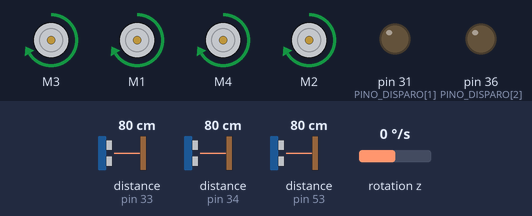
A sketch run on a simulated Arduino Mega 2560, built with avr-gcc and run on an emulated ATmega2560. Shown: 4 × DC motor (green arrow = forward, orange = backward, longer = faster), output pins drawn as LEDs (lit = HIGH). Wiring (inferred from the names in the program): ultrasonic range finder: trigger pin 49; echo pin 53. Inputs (shaded band) come from the test bench; at power-on: distance to the obstacle (sensors on pin 53, pin 33, pin 34) 80 cm, rotation z 0 °/s. The echo pulse lasts 58.3 µs per cm; random numbers use the default seed unless the sketch sets one; pins used as bus, display or sensor lines are not drawn.

Above: at 4.9 s.
5.0 s: distance to the obstacle (sensor on pin 53) set to 27 cm
6.5 s: distance to the obstacle (sensor on pin 53) set to 24 cm
At 6.86 s:
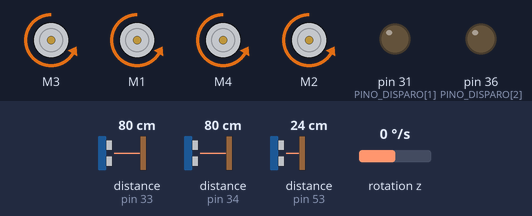
At 7.6 s:
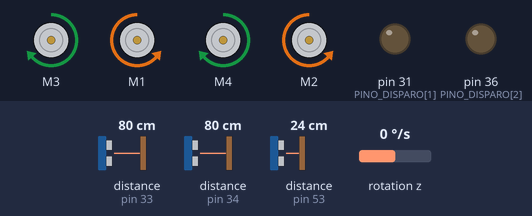
8.7 s: distance to the obstacle (sensor on pin 53) set to 35 cm
At 10.81 s:
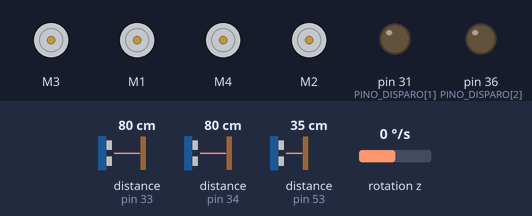
11.7 s: distance to the obstacle (sensor on pin 53) set to 2 cm
At 12.7 s:
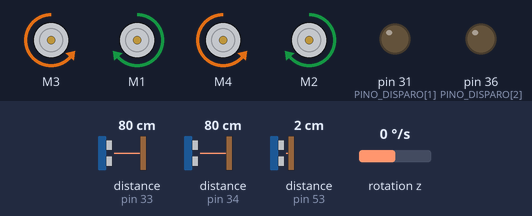
13.9 s: rotation z set to -192 °/s
16.9 s: rotation z set to -100 °/s
Timing chart, 0 to 20.9 s (numbered marks = the images above; inputs shaded):
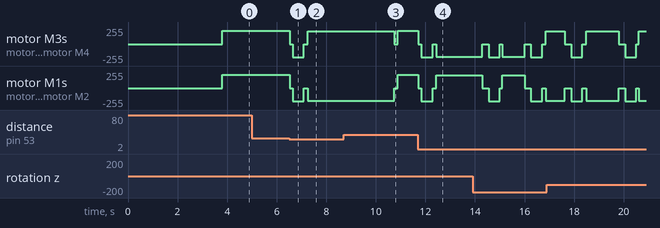

Measured:
- the behaviour switches between 26 and 25 cm on distance to the obstacle (sensor on pin 53) (found by bisection; images 0 and 1)
- after the input at 5.0 s, every drawn part: stays the same
- after the input at 6.5 s, motor M3, motor M4: forward 200/255 → stopped at once, → backward 200/255 0.12 s later, → stopped 0.45 s later, → forward 190/255 0.16 s later; motor M1, motor M2: forward 200/255 → stopped at once, → backward 200/255 0.12 s later, → stopped 0.45 s later, → backward 190/255 0.16 s later
- after the input at 11.7 s, motor M3, motor M4: forward 200/255 → stopped at once, → backward 200/255 0.12 s later, → stopped 0.45 s later, → backward 190/255 0.16 s later; motor M1, motor M2: forward 200/255 → stopped at once, → backward 200/255 0.12 s later, → stopped 0.45 s later, → forward 190/255 0.16 s later

The sketch:

AspiradorAutonomo.ino
```cpp
/*
 * AspiradorAutonomo.ino
 *
 * Robô aspirador autônomo no modo "vai e bate" (bump-and-go).
 * Anda em linha reta; ao encontrar obstáculo (ou queda, se houver
 * sensor), para, recua, escolhe um lado e gira por um ângulo medido
 * pelo giroscópio. Funciona sozinho: sem app, sem Bluetooth, sem Wi-Fi.
 *
 * Placa:      Arduino Mega 2560 + shield de motores (4 motores DC)
 * Sensores:   3 x HC-SR04 (frente, esquerda, direita) e 1 x MPU-6050
 * Bibliotecas: AFMotor_R4 (ou AFMotor), MPU6050 e Wire
 *
 *
 */

#include <Wire.h>
#include <AFMotor_R4.h>   // se a sua biblioteca for a AFMotor.h, troque aqui
#include <MPU6050.h>

// =====================================================================
//  AJUSTES (mexa aqui para calibrar o comportamento do robô)
// =====================================================================
const bool          MODO_DEPURACAO         = false;  // true: mostra dados no USB
const uint8_t       POTENCIA_ANDAR         = 200;    // 0 a 255
const uint8_t       POTENCIA_GIRO          = 190;    // 0 a 255
const float         LIMITE_OBSTACULO_CM    = 25.0;   // distância para reagir
const unsigned long TEMPO_RE_MS            = 450;    // quanto recua
const int           GIRO_MINIMO_GRAUS      = 80;     // sorteio do ângulo
const int           GIRO_MAXIMO_GRAUS      = 140;
const float         ANTECIPACAO_GRAUS      = 8.0;    // para antes (inércia)
const unsigned long LIMITE_TEMPO_GIRO_MS   = 3500;   // segurança do giro
const bool          INVERTER_SENTIDO_GIRO  = false;  // true se o ângulo sair negativo
const bool          M1_M2_NO_LADO_DIREITO  = true;   // veja a nota abaixo
const unsigned long JANELA_PRESO_MS        = 2500;   // detecção de "preso"
const uint8_t       BLOQUEIOS_PARA_RETORNO = 3;      // 3 batidas seguidas: meia-volta

// Sensor de queda (infravermelho reflexivo) - opcional
const bool          SENSOR_QUEDA_ATIVO     = false;
const uint8_t       PINO_QUEDA             = A0;
const uint8_t       NIVEL_DE_QUEDA         = HIGH;   // leitura que significa "sem chão"

// Motor de sucção (via transistor ou relé) - opcional
const bool          SUCCAO_ATIVA           = false;
const uint8_t       PINO_SUCCAO            = 22;


// =====================================================================
//  PINOS DOS SENSORES ULTRASSÔNICOS  [0 = frente, 1 = esquerda, 2 = direita]
// =====================================================================
const uint8_t PINO_DISPARO[3] = {49, 31, 36};
const uint8_t PINO_ECO[3]     = {53, 33, 34};
const uint8_t AMOSTRAS_POR_LEITURA = 3;
const float   DISTANCIA_LONGE_CM   = 400.0;

// =====================================================================
//  ESTADO GLOBAL
// =====================================================================
MPU6050 giroscopio;
float         viesGiroZ         = 0.0;   // erro de zero do giroscópio
float         rumoGraus         = 0.0;   // ângulo acumulado durante o giro
unsigned long instanteAnteriorUs = 0;

unsigned long ultimaReacaoMs   = 0;
uint8_t       batidasSeguidas  = 0;

AF_DCMotor motor1(1), motor2(2), motor3(3), motor4(4);
AF_DCMotor *ladoDireito[2];
AF_DCMotor *ladoEsquerdo[2];

// =====================================================================
//  SENSORES ULTRASSÔNICOS
// =====================================================================
float medirEcoCm(uint8_t s) {
  digitalWrite(PINO_DISPARO[s], LOW);
  delayMicroseconds(3);
  digitalWrite(PINO_DISPARO[s], HIGH);
  delayMicroseconds(10);
  digitalWrite(PINO_DISPARO[s], LOW);

  unsigned long duracaoUs = pulseIn(PINO_ECO[s], HIGH, 25000UL);
  if (duracaoUs == 0) return -1.0;            // sem eco
  return duracaoUs / 58.0;                    // microssegundos -> cm
}

// Mediana de algumas leituras: descarta picos e falhas isoladas.
float ecoMediano(uint8_t s) {
  float validas[AMOSTRAS_POR_LEITURA];
  uint8_t qtd = 0;

  for (uint8_t i = 0; i < AMOSTRAS_POR_LEITURA; i++) {
    float d = medirEcoCm(s);
    if (d > 0) validas[qtd++] = d;
    delay(4);
  }
  if (qtd == 0) return -1.0;

  for (uint8_t i = 1; i < qtd; i++) {         // ordenação por inserção
    float chave = validas[i];
    int8_t j = i - 1;
    while (j >= 0 && validas[j] > chave) {
      validas[j + 1] = validas[j];
      j--;
    }
    validas[j + 1] = chave;
  }
  return validas[qtd / 2];
}

// =====================================================================
//  GIROSCÓPIO (eixo Z)
// =====================================================================
void calibrarGiro() {
  const uint16_t TOTAL = 400;
  long soma = 0;
  for (uint16_t i = 0; i < TOTAL; i++) {
    soma += giroscopio.getRotationZ();
    delay(3);
  }
  viesGiroZ = (float)soma / TOTAL;
}

void integrarGiro() {
  unsigned long agora = micros();
  float dt = (agora - instanteAnteriorUs) / 1000000.0;
  instanteAnteriorUs = agora;

  float graus_por_s = (giroscopio.getRotationZ() - viesGiroZ) / 131.0;
  if (fabs(graus_por_s) < 0.4) graus_por_s = 0;      // zona morta (ruído)
  if (INVERTER_SENTIDO_GIRO) graus_por_s = -graus_por_s;

  rumoGraus += graus_por_s * dt;
}

// =====================================================================
//  MOTORES
// =====================================================================
void mapearLados() {
  if (M1_M2_NO_LADO_DIREITO) {
    ladoDireito[0] = &motor1;  ladoDireito[1] = &motor2;
    ladoEsquerdo[0] = &motor3; ladoEsquerdo[1] = &motor4;
  } else {
    ladoDireito[0] = &motor3;  ladoDireito[1] = &motor4;
    ladoEsquerdo[0] = &motor1; ladoEsquerdo[1] = &motor2;
  }
}

void definirPotencia(uint8_t p) {
  for (uint8_t i = 0; i < 2; i++) {
    ladoDireito[i]->setSpeed(p);
    ladoEsquerdo[i]->setSpeed(p);
  }
}

void moverLados(uint8_t sentidoEsq, uint8_t sentidoDir) {
  for (uint8_t i = 0; i < 2; i++) {
    ladoEsquerdo[i]->run(sentidoEsq);
    ladoDireito[i]->run(sentidoDir);
  }
}

void avancar() {
  definirPotencia(POTENCIA_ANDAR);
  moverLados(FORWARD, FORWARD);
}

void recuar() {
  definirPotencia(POTENCIA_ANDAR);
  moverLados(BACKWARD, BACKWARD);
}

void rotacionar(bool paraEsquerda) {
  definirPotencia(POTENCIA_GIRO);
  if (paraEsquerda) moverLados(BACKWARD, FORWARD);
  else              moverLados(FORWARD, BACKWARD);
}

void pararRobo() {
  moverLados(RELEASE, RELEASE);
}

// =====================================================================
//  SENSOR DE QUEDA (opcional)
// =====================================================================
bool semChaoAFrente() {
  if (!SENSOR_QUEDA_ATIVO) return false;
  return digitalRead(PINO_QUEDA) == NIVEL_DE_QUEDA;
}

// =====================================================================
//  MANOBRAS
// =====================================================================
// Gira até o ângulo pedido, medido pelo giroscópio.
void girarPorGraus(bool paraEsquerda, float graus) {
  rumoGraus = 0.0;
  instanteAnteriorUs = micros();
  unsigned long inicioMs = millis();

  rotacionar(paraEsquerda);
  while (fabs(rumoGraus) < (graus - ANTECIPACAO_GRAUS) &&
         (millis() - inicioMs) < LIMITE_TEMPO_GIRO_MS) {
    integrarGiro();
  }
  pararRobo();
  delay(120);                                  // deixa o robô assentar
}

void reagirAoObstaculo(bool foiQueda) {
  pararRobo();
  delay(120);

  recuar();                                    // afasta do obstáculo
  delay(foiQueda ? TEMPO_RE_MS * 2 : TEMPO_RE_MS);
  pararRobo();
  delay(100);

  // Está preso? Várias batidas em sequência indicam um canto.
  unsigned long agora = millis();
  if (agora - ultimaReacaoMs < JANELA_PRESO_MS) batidasSeguidas++;
  else                                          batidasSeguidas = 1;

  bool  paraEsquerda;
  float graus;

  if (batidasSeguidas >= BLOQUEIOS_PARA_RETORNO) {
    paraEsquerda    = (random(2) == 0);
    graus           = 180.0;                   // meia-volta
    batidasSeguidas = 0;
  } else {
    float livreEsq = ecoMediano(1);
    float livreDir = ecoMediano(2);
    if (livreEsq < 0) livreEsq = DISTANCIA_LONGE_CM;
    if (livreDir < 0) livreDir = DISTANCIA_LONGE_CM;

    if (fabs(livreEsq - livreDir) < 8.0) paraEsquerda = (random(2) == 0);
    else                                 paraEsquerda = (livreEsq > livreDir);

    graus = random(GIRO_MINIMO_GRAUS, GIRO_MAXIMO_GRAUS + 1);
  }

  if (MODO_DEPURACAO) {
    Serial.print(foiQueda ? "QUEDA" : "OBSTACULO");
    Serial.print(" -> gira ");
    Serial.print(paraEsquerda ? "esquerda " : "direita ");
    Serial.print(graus);
    Serial.println(" graus");
  }

  girarPorGraus(paraEsquerda, graus);
  ultimaReacaoMs = millis();
}

// =====================================================================
//  SETUP E LOOP
// =====================================================================
void setup() {
  if (MODO_DEPURACAO) Serial.begin(115200);

  for (uint8_t s = 0; s < 3; s++) {
    pinMode(PINO_DISPARO[s], OUTPUT);
    pinMode(PINO_ECO[s], INPUT);
  }
  if (SENSOR_QUEDA_ATIVO) pinMode(PINO_QUEDA, INPUT);
  if (SUCCAO_ATIVA) {
    pinMode(PINO_SUCCAO, OUTPUT);
    digitalWrite(PINO_SUCCAO, LOW);
  }

  mapearLados();
  pararRobo();

  Wire.begin();
  giroscopio.initialize();
  if (!giroscopio.testConnection()) {          // sem giroscópio, não anda
    pinMode(LED_BUILTIN, OUTPUT);
    while (true) {                             // LED piscando = erro no MPU-6050
      digitalWrite(LED_BUILTIN, HIGH); delay(200);
      digitalWrite(LED_BUILTIN, LOW);  delay(200);
    }
  }

  delay(2500);          // tempo para colocar o robô no chão, parado, NÃO ESQUECER
  calibrarGiro();       // o robô precisa estar imóvel aqui
  randomSeed(analogRead(A15) ^ micros());
  instanteAnteriorUs = micros();

  if (SUCCAO_ATIVA) digitalWrite(PINO_SUCCAO, HIGH);
}

void loop() {
  if (semChaoAFrente()) {
    reagirAoObstaculo(true);
    return;
  }

  float distanciaFrente = ecoMediano(0);
  if (distanciaFrente > 0 && distanciaFrente < LIMITE_OBSTACULO_CM) {
    reagirAoObstaculo(false);
  } else {
    avancar();
  }
}
```
